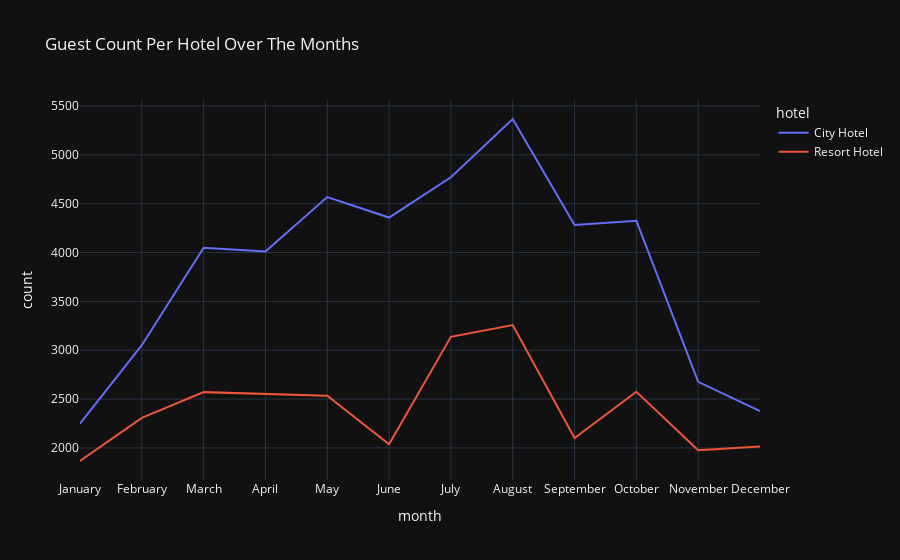

Notebook code cell kept with this figure:
### Markdown cell above
<p style = "font-size : 35px; color : #cfcfcf ; font-family : 'Times New Roman'; text-align : center; border-radius: 5px 5px;">
<strong>Q3 : Which are the most busy months?</strong></p>

### Code cell
guest = data.groupby(['hotel', 'arrival_date_month']).count().reset_index().iloc[:, :3]
guest.columns=['hotel','month','count']
guest = sort_month(guest, 'month')

px.line(guest, x='month', y='count', color='hotel', template='plotly_dark', title='Guest Count Per Hotel Over The Months')

### Figure 1 — Plotly figure (JSON) as saved in the notebook; plotly's stock layout.template omitted (floating-point values rounded to 4 significant figures)
{"data": [{"hovertemplate": "hotel=City Hotel<br>month=%{x}<br>count=%{y}<extra></extra>", "legendgroup": "City Hotel", "line": {"color": "#636efa", "dash": "solid"}, "marker": {"symbol": "circle"}, "mode": "lines", "name": "City Hotel", "orientation": "v", "showlegend": true, "type": "scatter", "x": ["January", "February", "March", "April", "May", "June", "July", "August", "September", "October", "November", "December"], "xaxis": "x", "y": [2249, 3051, 4049, 4010, 4568, 4358, 4770, 5367, 4283, 4326, 2676, 2377], "yaxis": "y"}, {"hovertemplate": "hotel=Resort Hotel<br>month=%{x}<br>count=%{y}<extra></extra>", "legendgroup": "Resort Hotel", "line": {"color": "#EF553B", "dash": "solid"}, "marker": {"symbol": "circle"}, "mode": "lines", "name": "Resort Hotel", "orientation": "v", "showlegend": true, "type": "scatter", "x": ["January", "February", "March", "April", "May", "June", "July", "August", "September", "October", "November", "December"], "xaxis": "x", "y": [1866, 2308, 2571, 2550, 2535, 2037, 3137, 3257, 2102, 2575, 1975, 2014], "yaxis": "y"}], "layout": {"legend": {"title": {"text": "hotel"}, "tracegroupgap": 0}, "title": {"text": "Guest Count Per Hotel Over The Months"}, "xaxis": {"anchor": "y", "domain": [0, 1], "title": {"text": "month"}}, "yaxis": {"anchor": "x", "domain": [0, 1], "title": {"text": "count"}}}}
